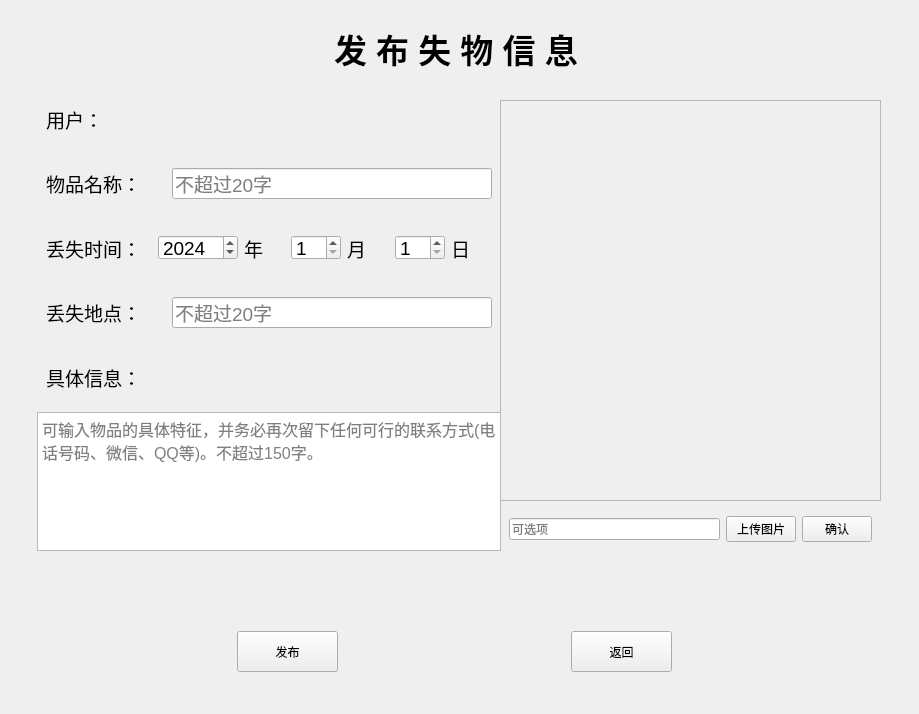
<?xml version="1.0" encoding="UTF-8"?>
<ui version="4.0">
 <class>AddLost</class>
 <widget class="QDialog" name="AddLost">
  <property name="geometry">
   <rect>
    <x>0</x>
    <y>0</y>
    <width>919</width>
    <height>714</height>
   </rect>
  </property>
  <property name="windowTitle">
   <string>发布</string>
  </property>
  <property name="windowIcon">
   <iconset>
    <normaloff>Image/guet.png</normaloff>Image/guet.png</iconset>
  </property>
  <widget class="QWidget" name="widget_2" native="true">
   <property name="geometry">
    <rect>
     <x>10</x>
     <y>10</y>
     <width>891</width>
     <height>76</height>
    </rect>
   </property>
   <property name="layoutDirection">
    <enum>Qt::LeftToRight</enum>
   </property>
   <layout class="QHBoxLayout" name="horizontalLayout_2">
    <item>
     <spacer name="horizontalSpacer">
      <property name="orientation">
       <enum>Qt::Horizontal</enum>
      </property>
      <property name="sizeHint" stdset="0">
       <size>
        <width>40</width>
        <height>20</height>
       </size>
      </property>
     </spacer>
    </item>
    <item>
     <widget class="QLabel" name="title">
      <property name="font">
       <font>
        <pointsize>25</pointsize>
        <bold>true</bold>
       </font>
      </property>
      <property name="text">
       <string>发 布 失 物 信 息</string>
      </property>
     </widget>
    </item>
    <item>
     <spacer name="horizontalSpacer_2">
      <property name="orientation">
       <enum>Qt::Horizontal</enum>
      </property>
      <property name="sizeHint" stdset="0">
       <size>
        <width>40</width>
        <height>20</height>
       </size>
      </property>
     </spacer>
    </item>
   </layout>
  </widget>
  <widget class="QWidget" name="widget_6" native="true">
   <property name="geometry">
    <rect>
     <x>10</x>
     <y>90</y>
     <width>491</width>
     <height>461</height>
    </rect>
   </property>
   <layout class="QGridLayout" name="gridLayout_2">
    <item row="0" column="1">
     <widget class="QWidget" name="widget_7" native="true">
      <layout class="QHBoxLayout" name="horizontalLayout_6">
       <item>
        <widget class="QLabel" name="userName">
         <property name="font">
          <font>
           <pointsize>14</pointsize>
          </font>
         </property>
         <property name="text">
          <string>用户：</string>
         </property>
        </widget>
       </item>
      </layout>
     </widget>
    </item>
    <item row="1" column="1">
     <widget class="QWidget" name="widget_5" native="true">
      <layout class="QHBoxLayout" name="horizontalLayout_5">
       <item>
        <widget class="QLabel" name="thing">
         <property name="font">
          <font>
           <pointsize>14</pointsize>
          </font>
         </property>
         <property name="text">
          <string>物品名称：</string>
         </property>
        </widget>
       </item>
       <item>
        <widget class="QLineEdit" name="nameEdit">
         <property name="minimumSize">
          <size>
           <width>320</width>
           <height>0</height>
          </size>
         </property>
         <property name="maximumSize">
          <size>
           <width>320</width>
           <height>16777215</height>
          </size>
         </property>
         <property name="font">
          <font>
           <pointsize>14</pointsize>
          </font>
         </property>
         <property name="text">
          <string/>
         </property>
         <property name="placeholderText">
          <string>不超过20字</string>
         </property>
        </widget>
       </item>
      </layout>
     </widget>
    </item>
    <item row="4" column="1">
     <widget class="QWidget" name="widget_4" native="true">
      <layout class="QHBoxLayout" name="horizontalLayout_4">
       <item>
        <widget class="QLabel" name="lostPlace">
         <property name="font">
          <font>
           <pointsize>14</pointsize>
          </font>
         </property>
         <property name="text">
          <string>丢失地点：</string>
         </property>
        </widget>
       </item>
       <item>
        <widget class="QLineEdit" name="placeEdit">
         <property name="minimumSize">
          <size>
           <width>320</width>
           <height>0</height>
          </size>
         </property>
         <property name="maximumSize">
          <size>
           <width>320</width>
           <height>16777215</height>
          </size>
         </property>
         <property name="font">
          <font>
           <pointsize>14</pointsize>
          </font>
         </property>
         <property name="placeholderText">
          <string>不超过20字</string>
         </property>
        </widget>
       </item>
      </layout>
     </widget>
    </item>
    <item row="6" column="1">
     <widget class="QTextEdit" name="textEdit">
      <property name="minimumSize">
       <size>
        <width>464</width>
        <height>139</height>
       </size>
      </property>
      <property name="maximumSize">
       <size>
        <width>464</width>
        <height>139</height>
       </size>
      </property>
      <property name="font">
       <font>
        <pointsize>12</pointsize>
       </font>
      </property>
      <property name="focusPolicy">
       <enum>Qt::ClickFocus</enum>
      </property>
      <property name="placeholderText">
       <string>可输入物品的具体特征，并务必再次留下任何可行的联系方式(电话号码、微信、QQ等)。不超过150字。</string>
      </property>
     </widget>
    </item>
    <item row="5" column="1">
     <widget class="QWidget" name="widget_8" native="true">
      <layout class="QHBoxLayout" name="horizontalLayout_7">
       <item>
        <widget class="QLabel" name="label_5">
         <property name="font">
          <font>
           <pointsize>14</pointsize>
          </font>
         </property>
         <property name="text">
          <string>具体信息：</string>
         </property>
        </widget>
       </item>
      </layout>
     </widget>
    </item>
    <item row="4" column="0">
     <spacer name="horizontalSpacer_3">
      <property name="orientation">
       <enum>Qt::Horizontal</enum>
      </property>
      <property name="sizeHint" stdset="0">
       <size>
        <width>40</width>
        <height>20</height>
       </size>
      </property>
     </spacer>
    </item>
    <item row="3" column="1">
     <widget class="QWidget" name="widget" native="true">
      <layout class="QHBoxLayout" name="horizontalLayout">
       <item>
        <widget class="QLabel" name="lostTime">
         <property name="font">
          <font>
           <pointsize>14</pointsize>
          </font>
         </property>
         <property name="text">
          <string>丢失时间：  </string>
         </property>
        </widget>
       </item>
       <item>
        <widget class="QSpinBox" name="year">
         <property name="minimumSize">
          <size>
           <width>80</width>
           <height>25</height>
          </size>
         </property>
         <property name="maximumSize">
          <size>
           <width>80</width>
           <height>25</height>
          </size>
         </property>
         <property name="font">
          <font>
           <pointsize>14</pointsize>
          </font>
         </property>
         <property name="maximum">
          <number>2050</number>
         </property>
         <property name="value">
          <number>2024</number>
         </property>
        </widget>
       </item>
       <item>
        <widget class="QLabel" name="label">
         <property name="font">
          <font>
           <pointsize>14</pointsize>
          </font>
         </property>
         <property name="text">
          <string>年</string>
         </property>
        </widget>
       </item>
       <item>
        <widget class="QSpinBox" name="month">
         <property name="minimumSize">
          <size>
           <width>50</width>
           <height>25</height>
          </size>
         </property>
         <property name="maximumSize">
          <size>
           <width>44</width>
           <height>25</height>
          </size>
         </property>
         <property name="font">
          <font>
           <pointsize>14</pointsize>
          </font>
         </property>
         <property name="minimum">
          <number>1</number>
         </property>
         <property name="maximum">
          <number>12</number>
         </property>
         <property name="value">
          <number>1</number>
         </property>
        </widget>
       </item>
       <item>
        <widget class="QLabel" name="label_2">
         <property name="font">
          <font>
           <pointsize>14</pointsize>
          </font>
         </property>
         <property name="text">
          <string>月</string>
         </property>
        </widget>
       </item>
       <item>
        <widget class="QSpinBox" name="day">
         <property name="minimumSize">
          <size>
           <width>50</width>
           <height>25</height>
          </size>
         </property>
         <property name="maximumSize">
          <size>
           <width>44</width>
           <height>25</height>
          </size>
         </property>
         <property name="font">
          <font>
           <pointsize>14</pointsize>
          </font>
         </property>
         <property name="minimum">
          <number>1</number>
         </property>
         <property name="maximum">
          <number>31</number>
         </property>
        </widget>
       </item>
       <item>
        <widget class="QLabel" name="label_3">
         <property name="font">
          <font>
           <pointsize>14</pointsize>
          </font>
         </property>
         <property name="text">
          <string>日</string>
         </property>
        </widget>
       </item>
      </layout>
     </widget>
    </item>
   </layout>
  </widget>
  <widget class="QWidget" name="widget_9" native="true">
   <property name="geometry">
    <rect>
     <x>10</x>
     <y>620</y>
     <width>891</width>
     <height>63</height>
    </rect>
   </property>
   <layout class="QHBoxLayout" name="horizontalLayout_8">
    <item>
     <widget class="QPushButton" name="confirm">
      <property name="minimumSize">
       <size>
        <width>101</width>
        <height>41</height>
       </size>
      </property>
      <property name="maximumSize">
       <size>
        <width>101</width>
        <height>41</height>
       </size>
      </property>
      <property name="focusPolicy">
       <enum>Qt::NoFocus</enum>
      </property>
      <property name="text">
       <string>发布</string>
      </property>
     </widget>
    </item>
    <item>
     <widget class="QPushButton" name="exit">
      <property name="minimumSize">
       <size>
        <width>101</width>
        <height>41</height>
       </size>
      </property>
      <property name="maximumSize">
       <size>
        <width>101</width>
        <height>41</height>
       </size>
      </property>
      <property name="focusPolicy">
       <enum>Qt::NoFocus</enum>
      </property>
      <property name="text">
       <string>返回</string>
      </property>
     </widget>
    </item>
   </layout>
  </widget>
  <widget class="QWidget" name="widget_10" native="true">
   <property name="geometry">
    <rect>
     <x>500</x>
     <y>100</y>
     <width>381</width>
     <height>451</height>
    </rect>
   </property>
   <layout class="QVBoxLayout" name="verticalLayout">
    <item>
     <widget class="QScrollArea" name="scrollArea">
      <property name="widgetResizable">
       <bool>true</bool>
      </property>
      <widget class="QWidget" name="scrollAreaWidgetContents">
       <property name="geometry">
        <rect>
         <x>0</x>
         <y>0</y>
         <width>357</width>
         <height>370</height>
        </rect>
       </property>
       <layout class="QGridLayout" name="gridLayout">
        <item row="0" column="0">
         <widget class="QLabel" name="image">
          <property name="sizePolicy">
           <sizepolicy hsizetype="Ignored" vsizetype="Ignored">
            <horstretch>0</horstretch>
            <verstretch>0</verstretch>
           </sizepolicy>
          </property>
          <property name="frameShape">
           <enum>QFrame::NoFrame</enum>
          </property>
          <property name="text">
           <string/>
          </property>
          <property name="pixmap">
           <pixmap>Image/R-C.png</pixmap>
          </property>
          <property name="scaledContents">
           <bool>true</bool>
          </property>
         </widget>
        </item>
       </layout>
      </widget>
     </widget>
    </item>
    <item>
     <widget class="QWidget" name="widget_3" native="true">
      <property name="maximumSize">
       <size>
        <width>16777215</width>
        <height>50</height>
       </size>
      </property>
      <layout class="QHBoxLayout" name="horizontalLayout_3">
       <item>
        <widget class="QLineEdit" name="pathEdit">
         <property name="placeholderText">
          <string>可选项</string>
         </property>
        </widget>
       </item>
       <item>
        <widget class="QPushButton" name="pushButton">
         <property name="maximumSize">
          <size>
           <width>70</width>
           <height>16777215</height>
          </size>
         </property>
         <property name="focusPolicy">
          <enum>Qt::NoFocus</enum>
         </property>
         <property name="text">
          <string>上传图片</string>
         </property>
        </widget>
       </item>
       <item>
        <widget class="QPushButton" name="pushButton_2">
         <property name="maximumSize">
          <size>
           <width>70</width>
           <height>16777215</height>
          </size>
         </property>
         <property name="focusPolicy">
          <enum>Qt::NoFocus</enum>
         </property>
         <property name="text">
          <string>确认</string>
         </property>
        </widget>
       </item>
      </layout>
     </widget>
    </item>
   </layout>
  </widget>
 </widget>
 <resources/>
 <connections/>
</ui>
